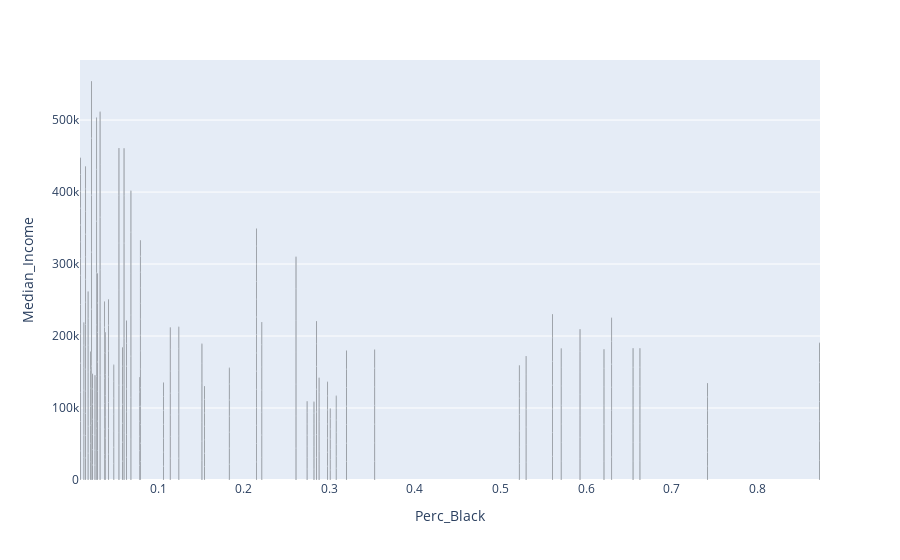

Write notebook code for a chart like this one.
### Markdown cell above
# Data Visualization
We will do the data visualization: visualize in the bar graph and the scatterplot then figure out the relationship or correlation between % of black people and Median Incomes.

### Code cell
fig = px.bar(df, x='Perc_Black', y='Median_Income', color_discrete_sequence=['#000000'])  # Pure black color 
fig.show()

### Figure 1 — Plotly figure (JSON) as saved in the notebook; plotly's stock layout.template omitted (floating-point values rounded to 4 significant figures; data arrays with more than 128 entries replaced by an {"elided": "..."} marker saying what was removed)
{"data": [{"alignmentgroup": "True", "hovertemplate": "Perc_Black=%{x}<br>Median_Income=%{y}<extra></extra>", "legendgroup": "", "marker": {"color": "#000000", "pattern": {"shape": ""}}, "name": "", "offsetgroup": "", "orientation": "v", "showlegend": false, "textposition": "auto", "type": "bar", "x": {"elided": "385 float values"}, "xaxis": "x", "y": {"elided": "385 int values"}, "yaxis": "y"}], "layout": {"barmode": "relative", "legend": {"tracegroupgap": 0}, "margin": {"t": 60}, "xaxis": {"anchor": "y", "domain": [0, 1], "title": {"text": "Perc_Black"}}, "yaxis": {"anchor": "x", "domain": [0, 1], "title": {"text": "Median_Income"}}}}
